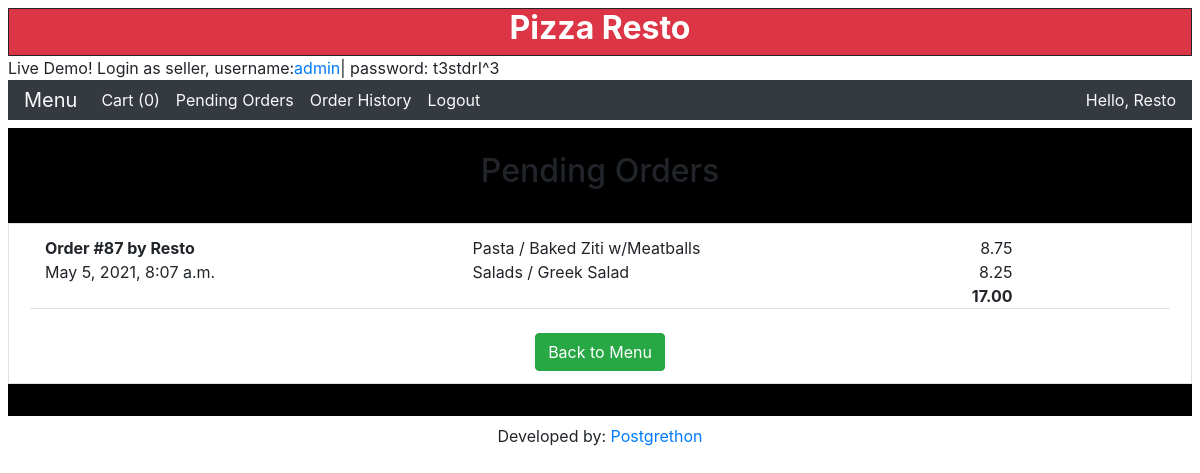
The app's page /pending (signed in) with its own data.
### orders/models.py (models this page shows)
class Order(models.Model):
    customer = models.ForeignKey(
        User,
        null=True,
        on_delete=models.CASCADE,
        related_name='orders'
    )
    timestamp = models.DateTimeField(auto_now=True)
    total = models.DecimalField(max_digits=6, decimal_places=2, default=0)
    in_cart = models.BooleanField(default=True)
    placed = models.BooleanField(default=False)
    completed = models.BooleanField(default=False)
    def __str__(self):
        return f'Order #{self.id} by {self.customer.first_name}'

class OrderItem(models.Model):
    order = models.ForeignKey(
        Order,
        on_delete=models.CASCADE,
        null=True,
        related_name='items'
    )
    category = models.CharField(max_length=20)
    kind = models.CharField(max_length=30)
    price = models.DecimalField(max_digits=5, decimal_places=2)
    size = models.CharField(max_length=5, blank=True)
    toppings = models.ManyToManyField(
        PizzaTopping,
        blank=True,
        related_name='pizza'
    )
    extra = models.BooleanField(default=False)
    extras = models.ManyToManyField(SubExtra, blank=True, related_name='sub')
    def __str__(self):
        if self.extra:
            return f'+ {self.kind}'
        if self.toppings:
            return f'{self.category} / {self.size} {self.kind}'
        else:
            return f'{self.category} / {self.size} {self.kind}'

### orders/views.py (the view)
# urls.py: path('pending', views.pending_view, name='pending'),
@login_required(redirect_field_name='index')
def pending_view(request):
    username = request.user
    customer = User.objects.get(username=username)
    orders = Order.objects.filter(
        placed=True, completed=False,
        in_cart=False, customer=customer
    )
    context = {
        'message': None,
        'orders': orders,
        'cartcount': cart_count(username)
    }
    return render(request, 'orders/pending.html', context)

### orders/custom.py (called while the page is built)
def cart_count(customer):
    try:
        cart = Order.objects.get(customer=customer, in_cart=True)
    except Order.MultipleObjectsReturned:
        raise Http404("More than one cart found.")
    except Order.DoesNotExist:
        return 0
    else:
        return cart.items.exclude(category='Subs', extra=True).count()

### orders/templates/orders/pending.html (shortened to what this page needs)
{% extends "orders/base.html" %}
{% block body %}
<table class="text-center">
  <tr class="topbottomspace">
    <th><h2>Pending Orders</h2></th>
  </tr>
</table>
<div class="table responsive">
  <table class="table table-bordered">
    <tbody>
      <tr>
        <td>
          <div class="container">
          {% if not orders %}
            <div class="row justify-content-center">
              No pending orders.
            </div>
          {% else %}
            <div class="row justify-content-center">
            {% for order in orders %}
              <div class="col-2 col-md-4 col-lg-3 border-bottom mb-4">
                <ul class="list-unstyled">
                  <li><span style="font-weight: bold">{{ order }}</span></li>
                  <li>{{ order.timestamp }}</li>
                </ul>
              </div>
              <div class="col-10 col-sm-10 col-md-8 col-lg-9 border-bottom mb-4">
              {% for item in order.items.all %}
                <div class="row justify-content-center">
                  <div class="col-9 col-md-9 col-lg-6">
                    {{ item }}
                  </div>
                  <div class="col-3 col-sm-3 col-md-3 col-lg-2 text-right">
                    {{ item.price }}
                  </div>
                </div>
              {% endfor %}
                <div class="row justify-content-center">
                  <div class="col-9 col-md-9 col-lg-6">
                  </div>
                  <div style="font-weight: bold" class="col-3 col-sm-3 col-md-3 col-lg-2 text-right">
                    {{ order.total }}
                  </div>
                </div>
              </div>
            {% endfor %}
            </div>
            <div class="row justify-content-center">
               <a href="{% url 'index' %}" class="btn btn-success">Back to Menu</a>
           </div>
          {% endif %}
          </div>
        </td>
      </tr>
    </tbody>
  </table>
</div>
{% endblock %}

### orders/templates/orders/base.html (shortened to what this page needs)
<!DOCTYPE html>
{% load static %}
<html lang="en">
  <head>
    <link rel="stylesheet" href="https://stackpath.bootstrapcdn.com/bootstrap/4.1.3/css/bootstrap.min.css">
    <link rel="stylesheet" href="{% static 'css/styles.css' %}">
  </head>
  <body>
      <div class="row mt-2 mr-2 ml-2"  id="topnav">
        <div style="font:arial"  class="col bg-danger" >
         <center><h2 id="header" style="color:white">Pizza Resto</h2></center>
        </div>
      </div>
      <div class="row m-0">
        <div class="row ml-2" style="text-align:center">Live Demo! Login as seller, username: <a href="http://restosys.pythonanywhere.com/admin" target="blank">admin</a> | password: t3stdrI^3</div>
        <nav class="navbar w-100 mr-2 ml-2 pb-0 pt-0 navbar-expand-md navbar-light bg-dark">
	    {% if user.is_authenticated %}
	      <a class="navbar-brand text-light" href="{% url 'menu' %}">Menu</a>
          <div class="collapse navbar-collapse" id="navbarNavAltMarkup">
            <div class="navbar-nav mr-auto">
              <a class="nav-item nav-link active text-light" href="{% url 'cart' %}">Cart ({{ cartcount }})<span class="sr-only">(current)</span></a>
	          <a class="nav-item nav-link text-light" href="{% url 'pending' %}">Pending Orders</a>
	          <a class="nav-item nav-link text-light" href="{% url 'history' %}">Order History</a>
	          <a class="nav-item nav-link text-light" href="{% url 'logout' %}">Logout</a>
            </div>
          </div>
	        <span class="navbar-text text-light">
            Hello, {{ user.first_name }}
          </span>
        {% endif %}
        </nav>
      </div>
      <div id="myDIV" class="row m-2 justify-content-center">
        {% block body %}
        {% endblock %}
      </div>
    <div style="text-align:center">Developed by: <a href='https://postgrethon.wordpress.com' target='blank'>Postgrethon</a></div>
  </body>
</html>

### orders/static/css/styles.css (style rules this page uses)
#topnav { border: 1px solid; }
#topnav #header { font-weight: bold; }
tr.topbottomspace > th { padding-top: 1.5em; padding-bottom: 1.5em; }

### orders/templates/orders/base.html (style rules this page uses)
#myDIV { background: black; animation: mymove 1s infinite; }

### records on screen
Order: id+customer "Order #87 by Resto", timestamp "May 5, 2021, 8:07 a.m.", total "17.00"
OrderItem: extra+id+category "Pasta / Baked Ziti w/Meatballs", price "8.75"
OrderItem: extra+id+category "Salads / Greek Salad", price "8.25"

### other values on screen
{{ cartcount }} "0"
{{ user.first_name }} "Resto"
